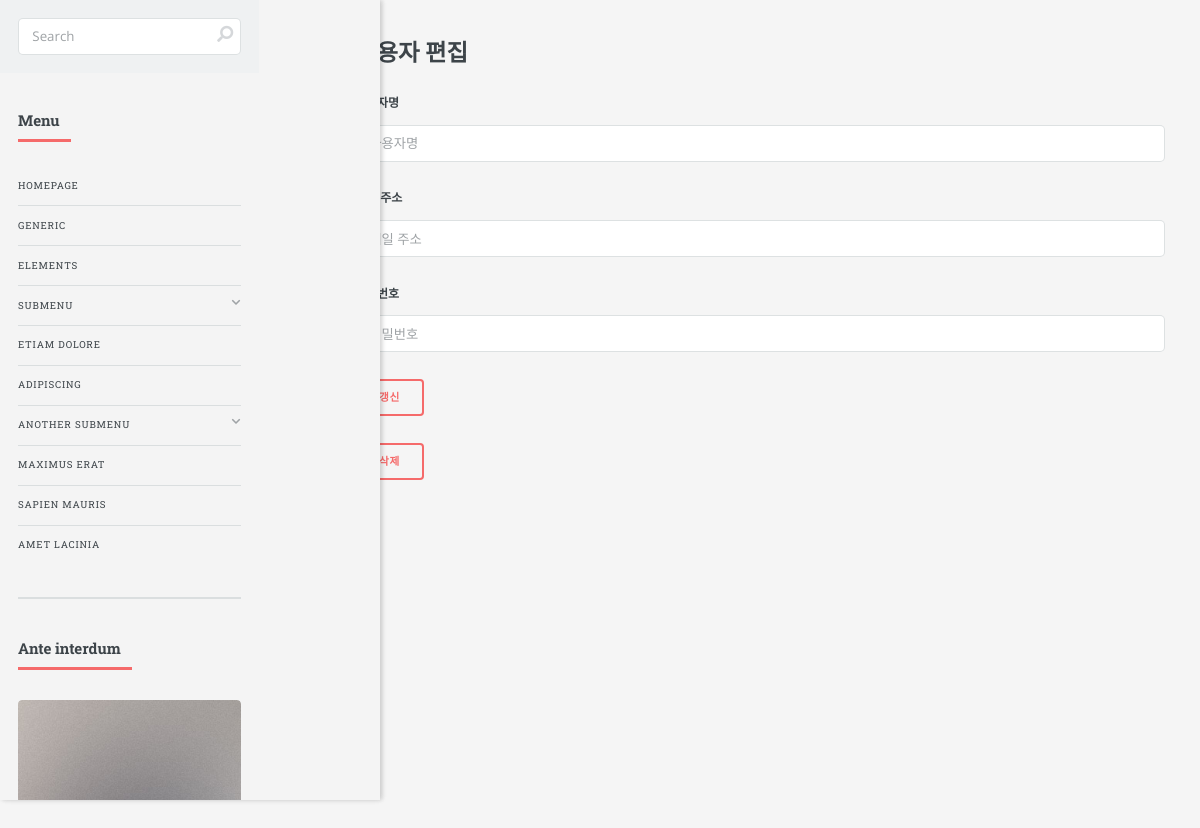
/crud/user/1, run on an earlier commit of the app's database.
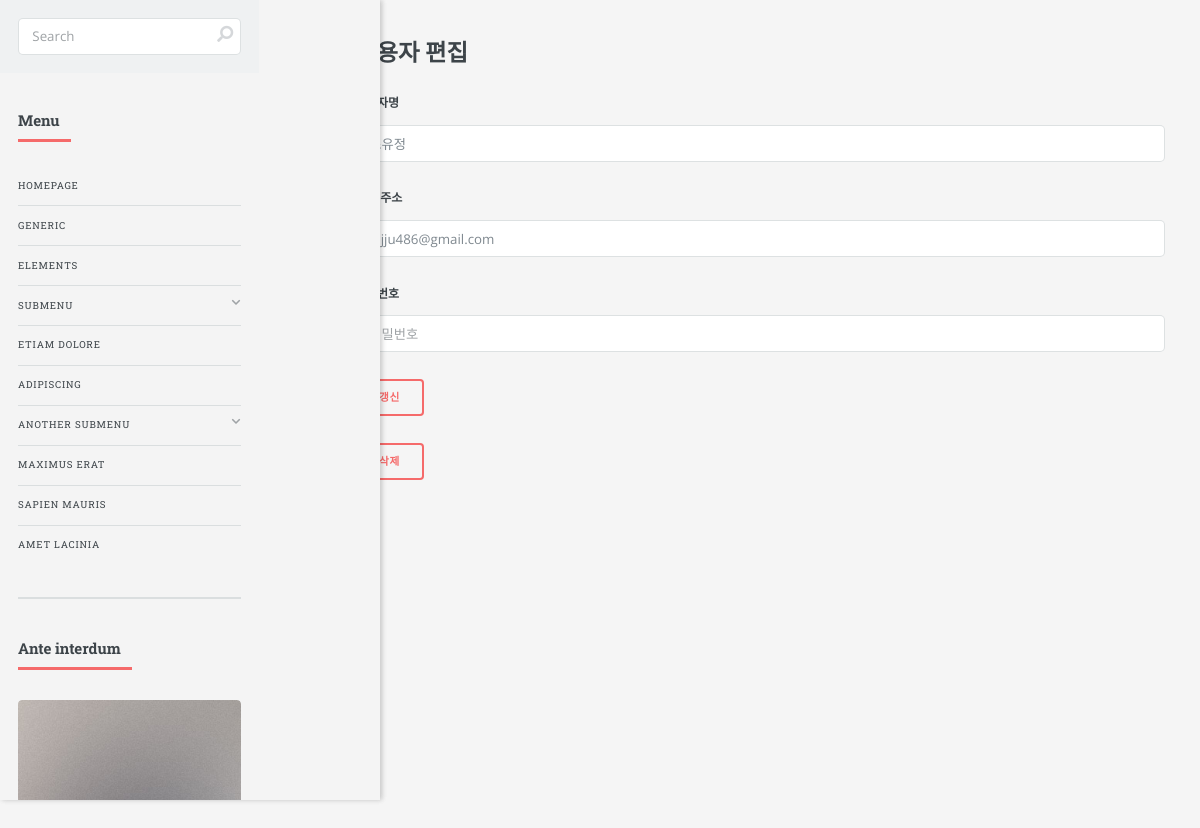
And on a later commit of the database.
### apps/crud/models.py (models this page shows, shortened)
class User(db.Model):
    __tablename__ = "users"
    id = db.Column(db.Integer, primary_key=True)
    username = db.Column(db.String, index=True)
    email = db.Column(db.String, unique=True, index=True)
    password_hash = db.Column(db.String)
    created_at = db.Column(db.DateTime, default=datetime.now)
    updated_at = db.Column(db.DateTime, default=datetime.now, onupdate=datetime.now)
    @property
    def password(self):
        raise AttributeError("읽어 들일 수 없음")

### apps/crud/views.py (the view, shortened to what this page needs)
@crud.route('/user/<user_id>',methods=["GET","POST"])
def edit_user(user_id):
    form = UserForm() #객체 생성하기
    user = User.query.filter_by(id=user_id).first() #사용자 취득
    return render_template('crud/edit.html',user=user, form=form)

### apps/crud/forms.py
class UserForm(FlaskForm):
    username = StringField(
        "사용자명",
        validators=[
            DataRequired(message="사용자명은 필수입니다."),
            length(max=30, message="30문자 이내로 입력해 주세요."),
        ],
    )
    email = StringField(
        "메일 주소",
        validators=[
            DataRequired(message="메일 주소는 필수입니다."),
            Email(message="메일 주소의 형식으로 입력해 주세요."),
        ],
    )
    password = PasswordField("비밀번호", validators=[DataRequired(message="비밀번호는 필수입니다.")])
    submit = SubmitField("신규 등록")

### apps/crud/templates/crud/edit.html (shortened to what this page needs)
{% extends "crud/base.html" %}
{%block content%}
<h2>사용자 편집</h2>
<form action="{{ url_for('crud.edit_user', user_id=user.id) }}" method="POST" novalidate="novalidate">
    <p>
        {{ form.username.label }} {{ form.username(placeholder="사용자명", value=user.username) }}
    </p>
    <p>
        {{ form.email.label }} {{ form.email(placeholder="메일 주소", value=user.email) }}
    </p>
    <p>
        {{ form.password.label }} {{ form.password(placeholder="비밀번호") }}
    </p>
    <p><input type="submit" value="갱신" /></p>
</form>
<form action="{{ url_for('crud.delete_user', user_id=user.id) }}" method="POST">
    <input type="submit" value="삭제">
{%endblock%}

### apps/crud/templates/crud/base.html (shortened to what this page needs)
<!DOCTYPE html>
<html lang="ko">
    <head>
        <link rel="stylesheet" href="{{ url_for('main.static', filename='assets/css/main.css') }}" />
        <link rel="stylesheet" href="{{ url_for('auth.static', filename='style.css') }}" />
    </head>
    <body>
        <div id="wrapper">
            <div id="sidebar">
                {% include "main/side.html" %}
            </div>
            <div id="content">
                {% block content %}{% endblock %}
            </div>
        </div>
    </body>
</html>

### apps/main/templates/main/side.html (shortened to what this page needs)
<div id="sidebar">
	<div class="inner">
		<section id="search" class="alt">
			<form method="post" action="#">
				<input type="text" name="query" id="query" placeholder="Search" />
			</form>
		</section>
		<nav id="menu">
			<header class="major">
				<h2>Menu</h2>
			</header>
			<ul>
				<li><a href="{{ url_for('main.index') }}">Homepage</a></li>
				<li><a href="{{ url_for('crud.index') }}">Generic</a></li>
				<li><a href="elements.html">Elements</a></li>
				<li>
					<span class="opener">Submenu</span>
				</li>
				<li><a href="#">Etiam Dolore</a></li>
				<li><a href="#">Adipiscing</a></li>
				<li>
					<span class="opener">Another Submenu</span>
				</li>
				<li><a href="#">Maximus Erat</a></li>
				<li><a href="#">Sapien Mauris</a></li>
				<li><a href="#">Amet Lacinia</a></li>
			</ul>
		</nav>
		<section>
			<header class="major">
				<h2>Ante interdum</h2>
			</header>
			<div class="mini-posts">
				<article>
					<a href="#" class="image">
						<img src="{{ url_for('main.static', filename='images/pic07.jpg') }}" alt="" />
					</a>
				</article>
			</div>
		</section>
	</div>
</div>

### apps/auth/static/style.css (style rules this page uses)
body { padding: 1.5em; background: #f5f5f5 }
a { color: #73685d; }

### apps/crud/templates/crud/base.html (style rules this page uses)
#wrapper { display: flex; max-width: 1200px; margin: 0 auto; min-height: 100vh; }
#sidebar { width: 380px; background: #f4f4f4; padding: 15px; box-sizing: border-box; position: fixed; top: 0; left: 0; height: 100vh; box-shadow: 2px 0 5px rgba(0, 0, 0, 0.1); overflow: hidden; }
#content { flex: 1; padding: 15px; box-sizing: border-box; margin-left: 320px; }

What changed in the data, as far as the page shows it:
added User: username "조유정", email "jojju486@gmail.com"
